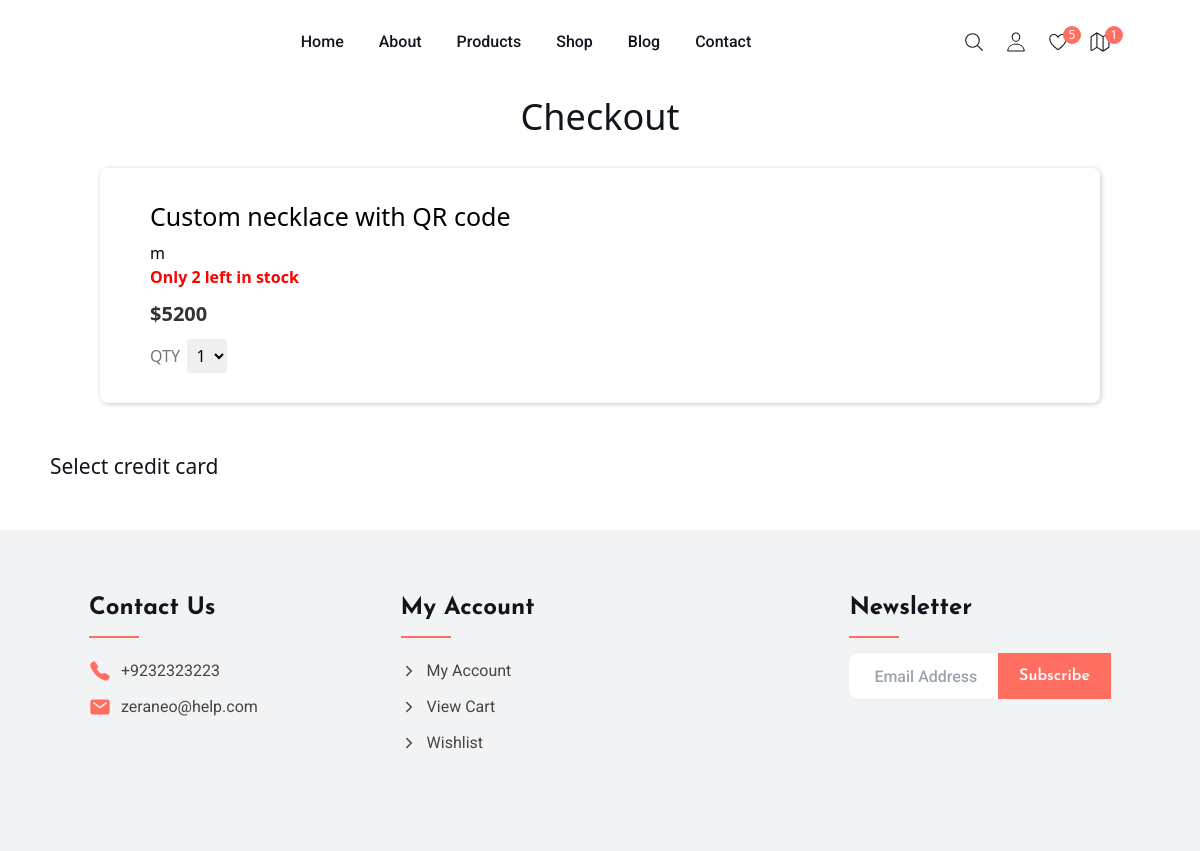
/shop/list_cards/4, run on the app's committed database.
### shop/models.py (models this page shows, shortened)
class Product(models.Model):
    name = models.CharField(max_length=100)
    photo = models.ImageField(upload_to="products")
    price = models.IntegerField()
    details = models.TextField()
    rating = models.CharField(max_length=10)
    count = models.IntegerField(default=452)
    category = models.ForeignKey(Category, on_delete=models.CASCADE)
    date = models.DateTimeField(auto_now_add=True)

### shop/views.py (the view)
# urls.py: path("list_cards/<product_id>", views.list_cards, name="list_cards"),
def list_cards(request, product_id):
    audit.log(f"Listing the credit card for user {request.user.id}")
    product = Product.objects.filter(id=product_id)[0]
    qrcode = Qrcode_info.objects.filter(id=product_id)[0]
    user_cards = CreditCard.objects.filter(user_id=request.user.id)
    return render(
        request,
        "payment/card_list.html",
        {"cards": user_cards, "product": product},
    )

### templates/payment/card_list.html (shortened to what this page needs)
{% extends 'layout.html' %} {% load static %} {% block content %}
<link rel="stylesheet" type="text/css" href="{% static 'css/style.css' %}" />
<section class="content">
   <h1 class="h2 text-center">Checkout</h1><br>
   <div class="details">
      <div class="details-item ">
         <div class="details-info ">
            <h3 class="product-name">{{ product.name }} </h3>
            {{ product.details }}
            <h4 class="stock-status">Only 2 left in stock</h4>
            <div class="price-section">
               <h4 class="product-price">${{ product.price }}</h4>
             </div>
            <div class="quantity-section">
               <label class="uppercase text-gray" for="quantity">QTY</label>
               <select class="ml-3 border-white p-2 rounded-tight" id="quantity">
                  <option>1</option>
               </select>
            </div>
         </div>
      </div>
   </div>
   <div class="payment">
      <div class="ml-20 mr-20 ">
      <div class="h3">Select credit card</div> <br>
      </div>
      </div>
</section>
{% endblock %}

### static/css/layout.css (style rules this page uses)
:root { --maximum-blue-green_10: hsla(185, 75%, 45%, 0.1); --borderColor: #78b13f; --rich-black-fogra-29: hsl(217, 28%, 9%); --gray-x-11-gray: hsl(0, 0%, 74%); --oxford-blue_60: hsla(230, 41%, 14%, 0.6); --bittersweet: hsl(5, 100%, 69%); --smoky-black: rgb(7, 6, 1); --gainsboro: hsl(0, 0%, 88%); --black_90: hsla(0, 0%, 0%, 0.9); --cultured: hsl(200, 12%, 95%); --salmon: hsl(5, 100%, 73%); --white: hsl(0, 0%, 100%); --black: hsl(0, 0%, 0%); --onyx: hsl(0, 0%, 27%); --ff-roboto: "Roboto", sans-serif; --ff-josefin-sans: "Josefin Sans", sans-serif; --fs-1: 3rem; --fs-2: 2.6rem; --fs-3: 2.2rem; --fs-4: 2.1rem; --fs-5: 1.8rem; --fs-6: 1.6rem; --fs-7: 1.4rem; --fs-8: 1.2rem; --fw-300: 300; --fw-500: 500; --fw-600: 600; --fw-700: 700; --transition-1: 0.25s ease; --transition-2: 0.5s ease; --cubic-out: cubic-bezier(0.51, 0.03, 0.64, 0.28); --cubic-in: cubic-bezier(0.33, 0.85, 0.56, 1.02); --section-padding: 60px; }
html { font-family: var(--ff-josefin-sans); font-size: 10px; scroll-behavior: smooth; }
body { background: var(--white); font-size: 1.6rem; padding-block-start: 90px; }
.h1, .h2, .h3, .h4 { color: var(--rich-black-fogra-29); }
.h2 { font-size: var(--fs-2); }
.h3 { font-size: var(--fs-4); }
@media (min-width: 575px) { :root { --fs-1: 4rem; } }
@media (min-width: 992px) { :root { --fs-3: 2.4rem; } }
@media (min-width: 1200px) { :root { --fs-1: 5rem; --fs-2: 3.6rem; } }
.details { max-width: 1000px; margin-left: auto; margin-right: auto; background: #ffffff; border-radius: 8px; display: flex; flex-direction: column; position: relative; box-shadow: 1px 1px 5px #c9c6c6; }
.payment { margin-top: 4%; }
.details-item { display: flex; padding: 3%; }
.product-name { margin-bottom: 5px; font-size: 2.5rem; }
.stock-status { font-weight: bold; color: red; margin-bottom: 10px; }
.price-section { display: flex; align-items: center; justify-content: space-between; margin-bottom: 10px; }
.product-price { font-size: 2rem; font-weight: bold; color: #333; }
.quantity-section { display: flex; align-items: center; }
.uppercase { text-transform: uppercase; }
.text-gray { color: #777; }
.ml-3 { margin-left: 0.75rem; }
.border-white { border-color: #fff; }
.p-2 { padding: 0.5rem; }
.rounded-tight { border-radius: 0.25rem; }

### data on the page
Product: name "Custom necklace with QR code", details "m", price "5200"
